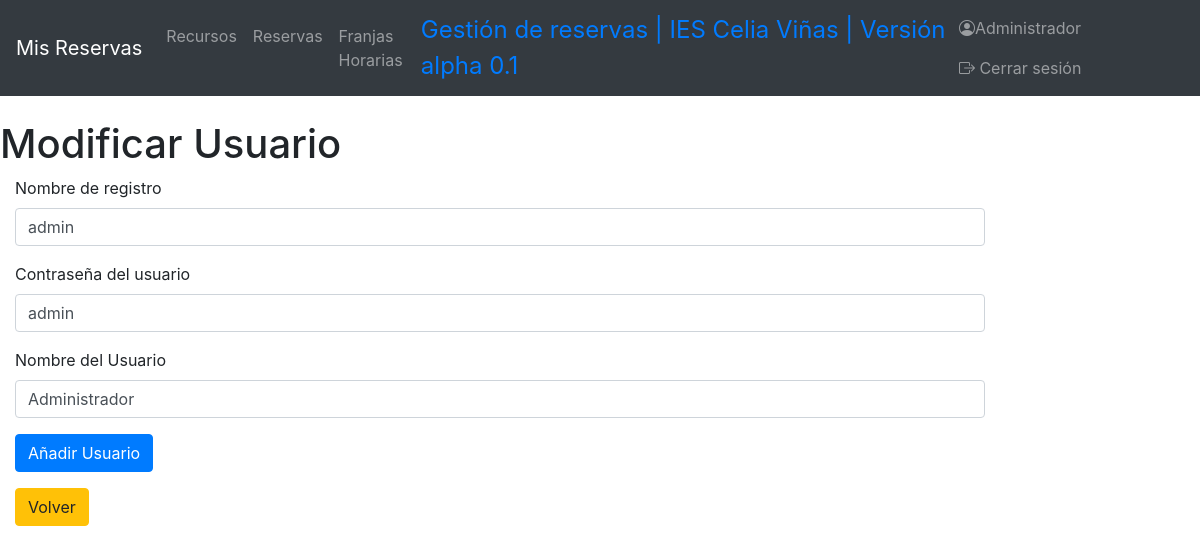
The app's page /index.php?controller=UserController&action=formularioModificarUser&id=1 (signed in) with its own data.
### tables this page shows
CREATE TABLE `users` (
  `id` int(10) UNSIGNED NOT NULL,
  `username` varchar(50) NOT NULL,
  `password` varchar(50) NOT NULL,
  `realname` varchar(50) NOT NULL,
  `type` enum('admin','user') NOT NULL
);

### view.php (called while the page is built)
<?php
class View
{
	public function show($viewName, $data = null)
	{
		include("views/header.php");
		include("views/$viewName.php");
		include("views/footer.php");
	}
}

### index.php (called while the page is built, shortened)
<?php
if (!isset($_REQUEST['action'])) {
        $action = "showLoginForm";
    } else {
        $action = $_REQUEST['action'];
    }
$controller = new $controller();
$controller->$action();

### models/DB.php (called while the page is built, shortened)
<?php
class DB {
    private $db;
    public function __construct() {
        $this->db = new mysqli(DB_HOST, DB_USER, DB_PASSWORD, DB_NAME);
    }
    public function consulta($sql) {
        $arrayResult = array();
        if ($result = $this->db->query($sql)) {
            while($fila = $result->fetch_object()) {
                $arrayResult[] = $fila;
            }
        } else {
            $arrayResult = null;
        }
        return $arrayResult;
    }
}

### models/user.php (called while the page is built, shortened)
<?php
     include_once("DB.php");
class User {
    private $db;
    public function __construct()
    {
        $this->db = new DB;
    }
    public function get($id) {
        $result = $this->db->consulta("SELECT * FROM users WHERE users.id = '$id'");
        return $result;
    }
}
?>

### views/user/formularioModificarUser.php (the view, shortened to what this page needs)
<?php
$user = $data['user'][0];
echo "<h1>Modificar Usuario</h1>";
echo"<form action = 'index.php' method = 'POST' enctype='multipart/form-data'>
        <div class='col-10'>
                <input type='hidden' name='id' value='$user->id'>
                <div class='form-group'>
                <label for='name2'>Nombre de registro</label>
                <input type='text' name='username' value='$user->username' class='form-control' id='name2' aria-describedby='emailHelp' placeholder='Nombre Registro'>
                </div>
                <div class='form-group'>
                <label for='desc'>Contraseña del usuario</label>
                <input input type='text' name='password' value='$user->password' class='form-control' id='desc' placeholder='Contraseña'>
                </div>
                <div class='form-group'>
                <label for='local'>Nombre del Usuario</label>
                <input input type='text' name='realname' value='$user->realname' class='form-control' id='local' placeholder='Nombre Real'>
                </div>
                <div class='form-group'>
                <input type='hidden' name='action' value='modificarUser'>
                <input type='hidden' name='controller' value='UserController'>
                <button type='submit' class='btn btn-primary'>Añadir Usuario</button>
                </div>
                <p><a href='index.php?controller=UserController&action=mostrarUser'class='btn btn-warning'>Volver</a></p>
        </div>
</form>";
?>

### records on screen
users: username "admin", password "admin", realname "Administrador"

### other values on screen
$_SESSION['realname'] "Administrador"
